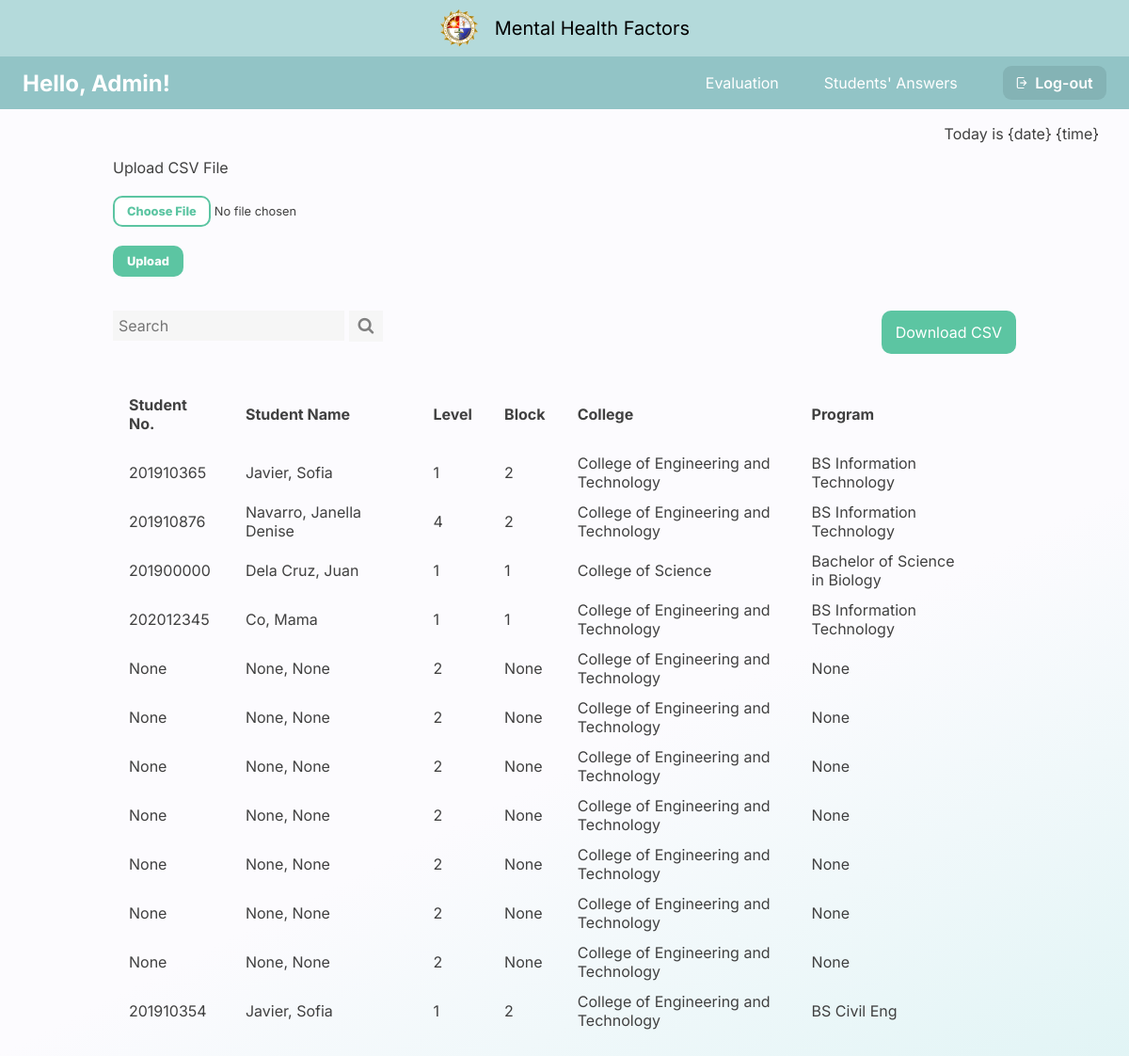
The app's page /student_list, older data.
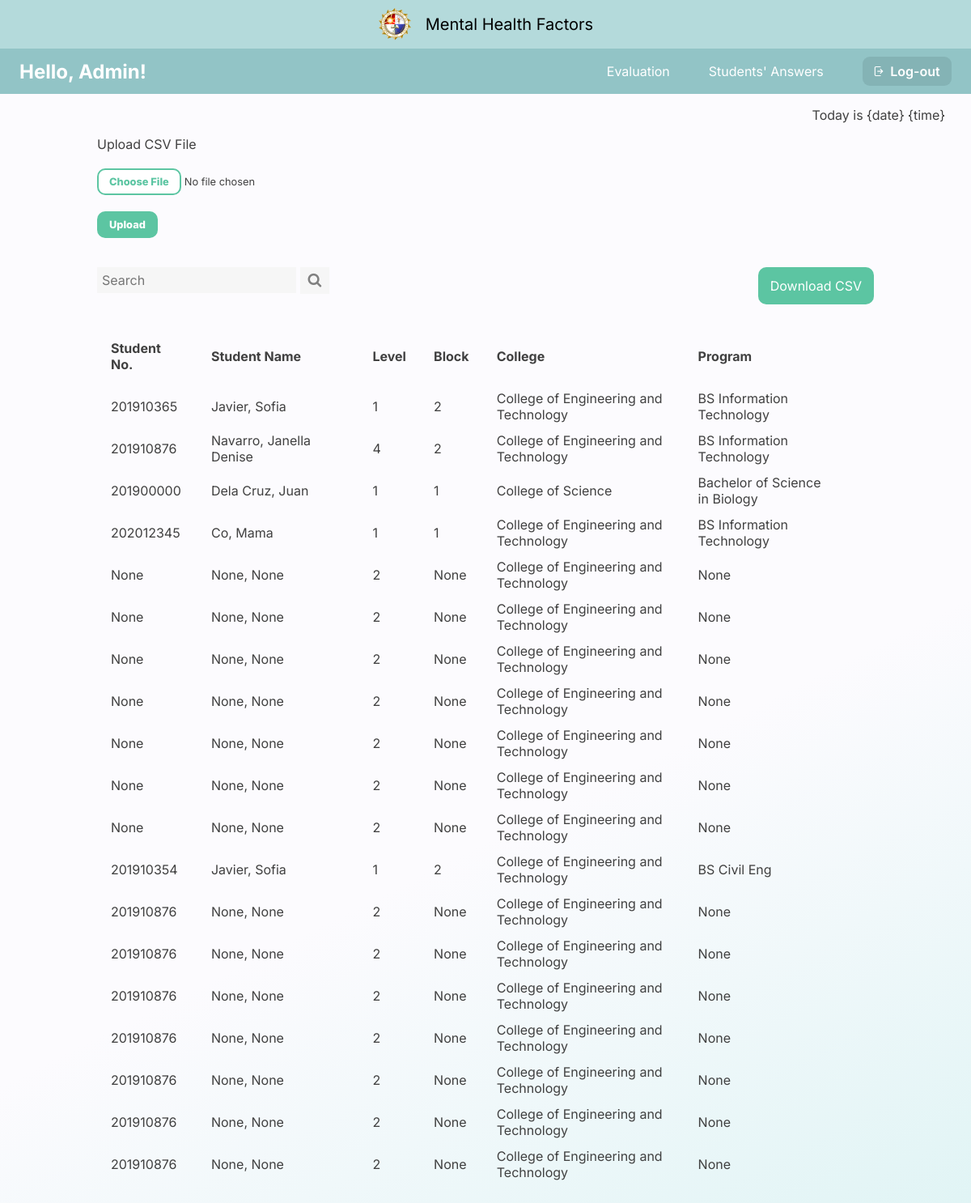
The same page, newer data.
### capswebsite/models.py (models this page shows, shortened)
class Answers(models.Model):
    email_error_message = 'Email must be: @plm.edu.ph'
    email_regex = RegexValidator(
    regex=r'^[A-Za-z0-9._%+-]+@plm.edu.ph$',
    message=email_error_message
    )
    ID_error_message = 'Faculty ID must be entered in format: 20XXXXXXX'
    ID_regex = RegexValidator(
        regex=r'^20\d{7}$',
        message=ID_error_message
    )
    Year_CHOICES = (
        ('1', '1'),
        ('2', '2'),
        ('3', '3'),
        ('4', '4'),
        ('5', '5'),
        ('6', '6'),
    )
    email = models.EmailField(verbose_name="Email",max_length=60,validators=[email_regex],blank=True)
    firstName = models.CharField(max_length=100, verbose_name='First Name', null=True,blank=True)
    lastName = models.CharField(max_length=100, verbose_name='Last Name', null=True,blank=True)
    numberID = models.CharField(max_length=100,validators=[ID_regex], verbose_name='Number ID', null=True,blank=True)
    college= models.ForeignKey(College, verbose_name='College',null=True,blank=True,on_delete=models.CASCADE)
    course= models.ForeignKey(Course, verbose_name='Course',null=True,blank=True,on_delete=models.CASCADE)
    year = models.CharField(max_length=10, choices=Year_CHOICES, verbose_name='Year', null=True,blank=True)
    block = models.CharField(max_length=10, verbose_name='Block', null=True,blank=True)
    question1 = models.CharField(max_length=1000, verbose_name="question1",null=True, blank =True)
    question2 = models.CharField(max_length=1000, verbose_name="question2",null=True, blank =True)
    question3 = models.CharField(max_length=1000, verbose_name="question3",null=True, blank =True)
    question4 = models.CharField(max_length=1000, verbose_name="question4",null=True, blank =True)
    question5 = models.CharField(max_length=1000, verbose_name="question5",null=True, blank =True)

class College(models.Model):
    college = models.CharField(max_length=100, verbose_name="College",unique=True,null=True, blank =True)
    def __str__(self):
        return f"{self.college}"

class Course(models.Model):
    college = models.ForeignKey(College, verbose_name='College',null=True,blank=True,on_delete=models.CASCADE)
    course = models.CharField(max_length=100, verbose_name="Course",unique=True,null=True, blank =True)
    def __str__(self):
        return f"{self.course}"

### capswebsite/views.py (the view, shortened to what this page needs)
# urls.py: path('student_list',views.student_list, name="student_list"),
def student_list(request):
    answers = Answers.objects.all
    return render(request,'admin/student_list.html',{'answers':answers})

### capswebsite/templates/admin/student_list.html (shortened to what this page needs)
{% load static %}
{% include 'admin/admin_navbar.html' %}
{% block content %}
    <p class="date-time">Today is {date} {time}</p>
    <form method="post" enctype="multipart/form-data">
        <div class="upload-div">
            <label>Upload CSV File</label>
            <br><br>
            <input class="choose-file" type="file" name="file">
            <br><br>
            <button class="upload-btn" type="submit">Upload</button>
        </div>
    </form>
    <div class="centered-div">
        <div class="top-row">
            <div class="search-container">
                <form action="#">
                <input type="text" placeholder="Search" name="search">
                <button type="submit"><i class="fa fa-search"></i></button>
                </form>
            </div>
            <div class="dl-csv">
                <a href="{% url 'answers_csv'%}"><button class="dl-btn"> Download CSV </button></a>
            </div>
        </div>
        <br><br>
        <table class="stud-list-tbl">
            <thead>
            <tr>
                <td width="12%"> Student No. </td>
                <td width="20%"> Student Name </td>
                <td width="5%"> Level </td>
                <td width="5%"> Block </td>
                <td width="25%"> College </td>
                <td width="20%"> Program </td>
                <td width="2%"></td>
            </tr>
            </thead>
            <tbody>
                {% for students in answers %}
            <tr>
                <td><a href="{% url 'student_answer' students.id %}"> {{students.numberID}} </a></td>
                <td><a href="{% url 'student_answer' students.id %}"> {{students.lastName}}, {{students.firstName}} </a></td>
                <td><a href="{% url 'student_answer' students.id %}"> {{students.year}} </a></td>
                <td><a href="{% url 'student_answer' students.id %}"> {{students.block}} </a></td>
                <td><a href="{% url 'student_answer' students.id %}"> {{students.college}} </a></td>
                <td><a href="{% url 'student_answer' students.id %}"> {{students.course}} </a></td>
            </tr>
            {%endfor%}
            </tbody>
        </table>
    </div>
{% endblock %}

### capswebsite/templates/admin/admin_navbar.html (shortened to what this page needs)
{% load static %}
<!DOCTYPE html>
<html lang="en">
<head>
    <link rel="stylesheet" href="{% static '/css/admin_navbar.css' %}">
    <link rel="stylesheet" href="https://cdnjs.cloudflare.com/ajax/libs/font-awesome/4.7.0/css/font-awesome.min.css">
</head>
<body>
    <div class="nav-bar-1">
            <img src="{% static 'image/plm-logo.png' %}" style="vertical-align: middle">
            &nbsp;&nbsp;
            Mental Health Factors
    </div>
    <div class="nav-bar-2">
        <p class="hello">Hello, Admin!</p>
            <ul>
                <li><a href="{% url 'evaluation' %}"> Evaluation </a></li>
                <li><a href="{% url 'student_list' %}"> Students' Answers </a></li>
            </ul>
            <a href="{% url 'logout' %}">
                <button class="btn-logout"><img src="{% static 'image/logout-icon.png' %}" height="12em">&nbsp; Log-out</button>
            </a>
        </div>
</body>
</html>

### capswebsite/static/css/admin_navbar.css (style rules this page uses)
body { margin:0px; width: 100%; height: 100%; }
.nav-bar-1 { height: 3em; background-color: #B4DADB; text-align: center; align-items: center; display: flex; place-items: center; place-content: center; font-family: 'Inter'; font-style: normal; font-weight: 400; font-size: 20px; }
.nav-bar-2 { background: #92C4C6; height: 3.5em; display: flex; align-items: center; }
.hello { margin: 0%; padding-left: 1em; font-family: 'Inter'; font-style: normal; font-weight: 700; font-size: 24px; color: white; }
ul { list-style: none; }
li { float: left; }
li a { display: block; color: white; text-align: center; padding: 1em; margin-left: 1em; text-decoration: none; font-family: 'Inter'; font-style: normal; font-weight: 400; font-size: 1em; }
.btn-logout { background-color: #84B3B5; border: none; color: white; padding: .5em .9em; text-align: center; text-decoration: none; display: inline-block; margin: 2px; margin-left: 2em; margin-right: 1.5em; cursor: pointer; font-family: 'Inter'; font-style: normal; font-weight: 600; font-size: 1em; border-radius: 9px; }

### capswebsite/templates/admin/student_list.html (style rules this page uses)
body { margin: 0px; min-height: 100vh; background: linear-gradient(153.3deg, #FCFBFE 61.32%, #D8F2F2 106.14%); background-repeat: no-repeat; font-family: 'Inter'; font-style: normal; font-weight: 400; font-size: 1em; }
.date-time { font-family: 'Inter'; font-style: normal; font-weight: 400; font-size: 1em; color: #404040; text-align: right; margin-right: 2em; }
.centered-div { margin: 3% 10% 10% 10%; min-height: 270px; }
.top-row { width: auto; }
.search-container { display: inline-block; }
input[type=text] { padding: 6px; border: none; margin: 0px; background: #f6f6f6; font-family: 'Inter'; font-style: normal; font-weight: 400; font-size: 16px; }
.search-container button { padding: 6px 10px; background: #f6f6f6; font-size: 18px; border: none; cursor: pointer; margin: 0px; color: gray; }
.dl-csv { float: right; }
.dl-btn { background-color: #5CC5A2; border: none; color: white; padding: 13px 15px; text-align: center; text-decoration: none; display: inline-block; cursor: pointer; font-family: 'Inter'; font-style: normal; font-weight: 400; font-size: 1em; border-radius: 10px; }
.stud-list-tbl { margin-left: auto; margin-right: auto; width: 100%; table-layout: auto; }
thead td { font-family: 'Inter'; font-style: normal; font-weight: 700; font-size: 16px; color: #404040; padding: 15px; }
tbody td { font-family: 'Inter'; font-style: normal; font-weight: 400; font-size: 16px; color: #404040; padding: 5px 15px; }
td a { text-decoration: none; color:#404040 }
.upload-div { padding: 0% 10%; font-family: 'Inter'; font-style: normal; font-weight: 400; font-size: 1em; color: #404040; }
.choose-file { font-family: 'Inter'; font-style: normal; font-weight: 400; font-size: .8em; color: #404040; }
.upload-btn { background-color: #5CC5A2; border: none; color: white; padding: 9px 15px; text-align: center; text-decoration: none; display: inline-block; cursor: pointer; font-family: 'Inter'; font-style: normal; font-weight: 800; font-size: .8em; border-radius: 10px; }

Row changes from the older to the newer data that the page shows:
added Answers: numberID "201910876", lastName "None", firstName "None", year "2", block "None", college "College of Engineering and Technology", course "None"
added Answers: numberID "201910876", lastName "None", firstName "None", year "2", block "None", college "College of Engineering and Technology", course "None"
added Answers: numberID "201910876", lastName "None", firstName "None", year "2", block "None", college "College of Engineering and Technology", course "None"
added Answers: numberID "201910876", lastName "None", firstName "None", year "2", block "None", college "College of Engineering and Technology", course "None"
added Answers: numberID "201910876", lastName "None", firstName "None", year "2", block "None", college "College of Engineering and Technology", course "None"
added Answers: numberID "201910876", lastName "None", firstName "None", year "2", block "None", college "College of Engineering and Technology", course "None"
added Answers: numberID "201910876", lastName "None", firstName "None", year "2", block "None", college "College of Engineering and Technology", course "None"
